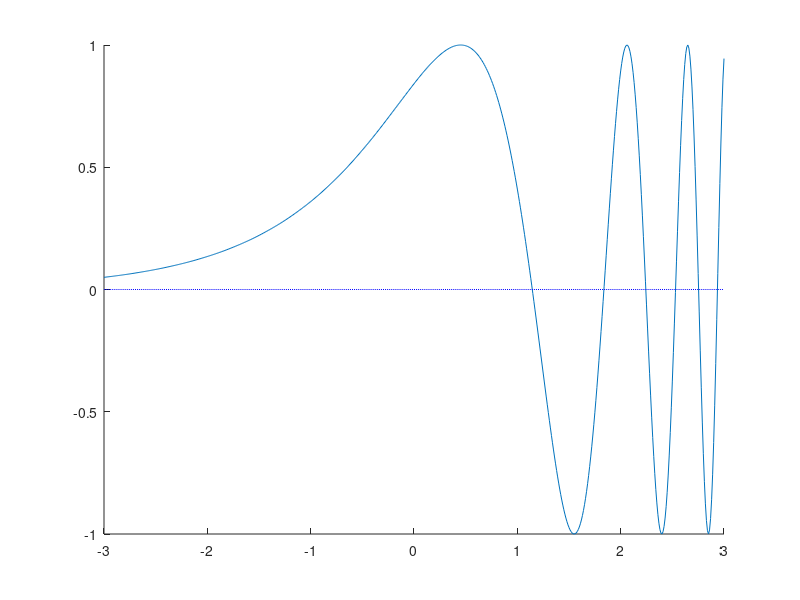

This chart was generated by the following MATLAB code: (Note: this script raises an error after producing the figure.)
hold on;
f = @(x)sin(exp(x));
a = -3:0.01:3;
plot(a,f(a),a,0*a,'b:');
x = ginput(1);
[x1,y1] = fzero(f,x(1));
plot(x1,y1,'ro');
%%
hold on;
axis([-2*pi 6*pi -10 10]);
f = @(x)5*(exp(-0.1*x)).*sin(x)-0.1*x;
a = linspace(-2*pi,6*pi,1000);
plot(a,f(a),a,0*a,'b:');
x = ginput(1);
[x1,y1] = fzero(f,x(1));
plot(x1,y1,'ro');
%%
syms x
fzero('x^2+1',0)
solve(x^2+1,x)
%%
hold on;
f = @(x)cos(x)-exp(0.001+x.^2);
a = linspace(-2,2,1000);
plot(a,f(a));
a = ginput(1);
[x1,y1,err] = fzero(f,a(1)); %err -3 корней нету
syms x;
solve(cos(x)-exp(0.001+x.^2),x); %не работает, тк нету корней
